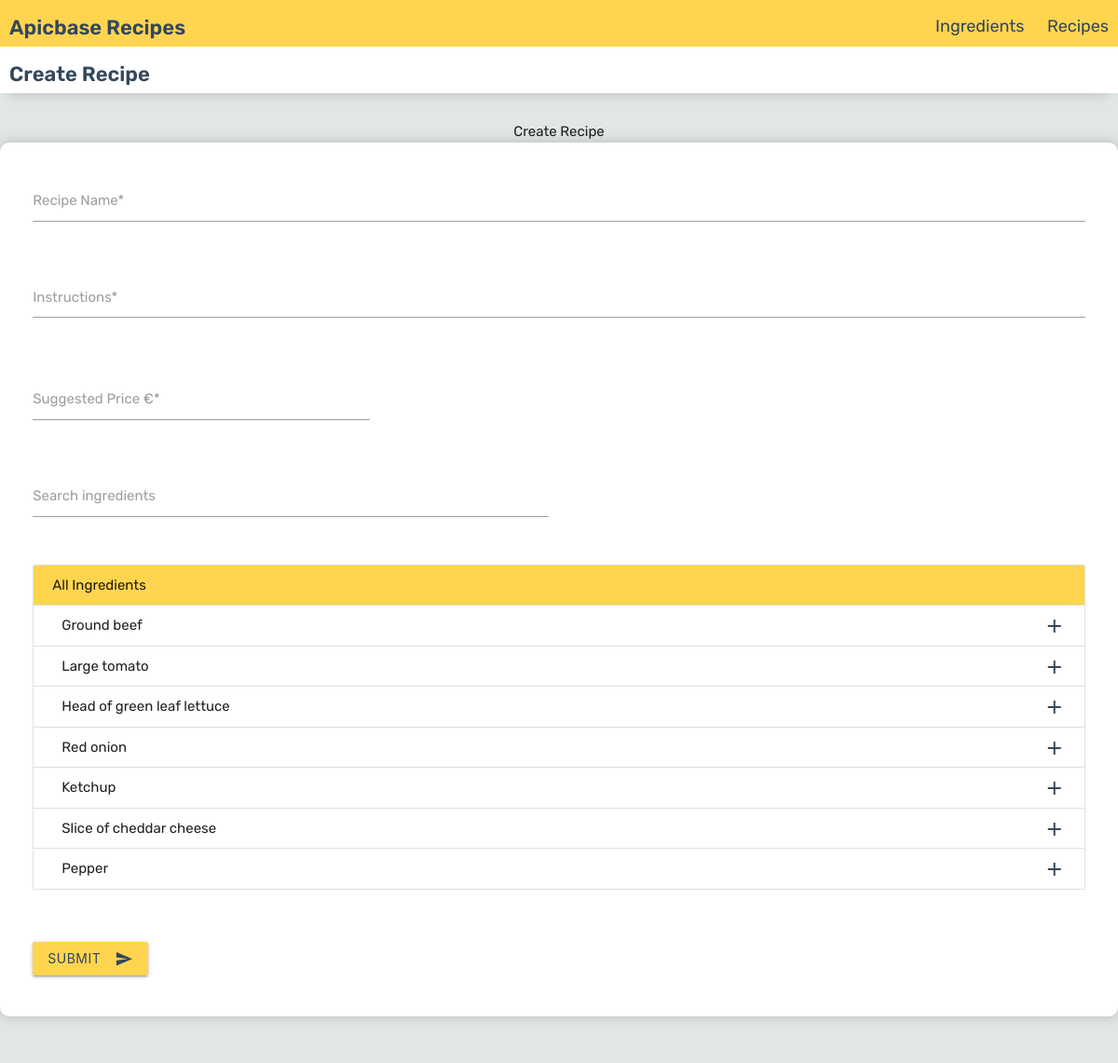
The page /recipes/new/ on the database its author committed.
### abrecipes/recipes/models.py (models this page shows, shortened)
class Ingredient(models.Model):
    name = models.CharField(max_length=2000)
    article_number = models.CharField(max_length=20, unique=True)
    cost = models.DecimalField(max_digits=12, decimal_places=2)
    metric = models.CharField(choices=UNIT_CHOICES, max_length=6)
    created_at = models.DateTimeField(auto_now_add=True, blank=True, null=True)
    amount_per_cost = models.FloatField()
    class Meta:
        db_table = 'ingredient'
        default_permissions = ('add', 'change', 'delete', 'view')

### abrecipes/recipes/views.py (the view)
# urls.py: path('recipes/new/', views.RecipeForm.as_view(), name='recipe_create'),
class RecipeForm(TemplateView):
    template_name = "recipes/recipe_form.html"
    def get_context_data(self, **kwargs):
        context = super().get_context_data(**kwargs)
        if self.kwargs.get('pk'):
            context['recipe'] = get_object_or_404(Recipe, pk=self.kwargs.get('pk'))
        context['ingredients'] = Ingredient.objects.all()
        context['unit_choices'] = UNIT_CHOICES
        return context

### abrecipes/templates/recipes/recipe_form.html (shortened to what this page needs)
{% extends "base.html" %}
{% load static %}
{% block customcss %}
<link href="{% static 'css/recipes/recipe_form.css' %}" rel="stylesheet">
{% endblock customcss %}
{% block content %}
{% block current_section %}
{% if recipe.id %}
Edit Recipe
{% else %}
Create Recipe
{% endif %}
{% endblock current_section %}
<div class="recipe-form">
    <div class="row">
        <form id="form-recipe" class="col s12" autocomplete="off">
            <div class="row">
                <div class="input-field col s12">
                    <input value="{{recipe.name}}" id="recipe_name" class="validate" type="text" required>
                    <label for="recipe_name">Recipe Name*</label>
                </div>
            </div>
            <div class="row">
                <div class="input-field col s12">
                    <textarea id="instructions" class="materialize-textarea validate" required>{{recipe.instructions}}</textarea>
                    <label for="instructions">Instructions*</label>
                </div>
            </div>
            <div class="row">
                <div class="input-field col s4">
                    <input id="price" step="any" min="0" type="number" value="{{recipe.price|stringformat:".2f"}}" class="validate" required>
                    <label for="price">Suggested Price €*</label>
                </div>
            </div>
            <div class="row">
                <div class="input-field col s6">
                    <input id="search_ingredients" type="text" oninput="onSearch(this)">
                    <label for="search_ingredients">Search ingredients</label>
                </div>
            </div>
            <div class="row">
                <div class="col s12">
                    <ul id="ingredients" class="collection with-header">
                        <li class="collection-header amber lighten-2">All Ingredients</li>
                        {% for ingredient in ingredients %}
                            <li class="collection-item ingredient" name="{{ingredient.name}}"  metric="{{ingredient.get_metric_display}}" iid="{{ingredient.id}}">
                                <div>{{ingredient.name}}
                                    <a href="#!" class="secondary-content">
                                        <i class="material-icons" onclick="addIngredient(this)" iid="{{ingredient.id}}">add
                                        </i>
                                    </a>
                                </div>
                            </li>
                        {% endfor %}
                    </ul>
                </div>
            </div>
            <div class="row">
                <div class="col s12">
                </div>
            </div>
            <button class="btn waves-effect waves-light amber lighten-2" type="submit">Submit
                <i class="material-icons right">send</i>
            </button>
        </form>
    </div>
</div>
{% endblock content %}

### abrecipes/static/css/project.css (style rules this page uses)
* { margin: 0; padding: 0; outline: 0; box-sizing: border-box; font-family: Rubik; }
html, body { height: 100%; width: 100%; }
body { background-color: #E1E7E4; }
.btn { color: #33475b; }
i { color: #33475b; }

### abrecipes/static/css/recipes/recipe_form.css (style rules this page uses)
.recipe-form { background-color: white; margin: 0px 30px; padding: 24px; min-width: 240px; max-width: 1200px; border-radius: 10px; box-shadow: 0 0 14px 0 rgb(0, 0, 0, 0.2); width: 100%; }
#ingredients { max-height: 600px; overflow: auto; }

### rows shown on the page
Ingredient: name "Ground beef"
Ingredient: name "Large tomato"
Ingredient: name "Head of green leaf lettuce"
Ingredient: name "Red onion"
Ingredient: name "Ketchup"
Ingredient: name "Slice of cheddar cheese"
Ingredient: name "Pepper"
